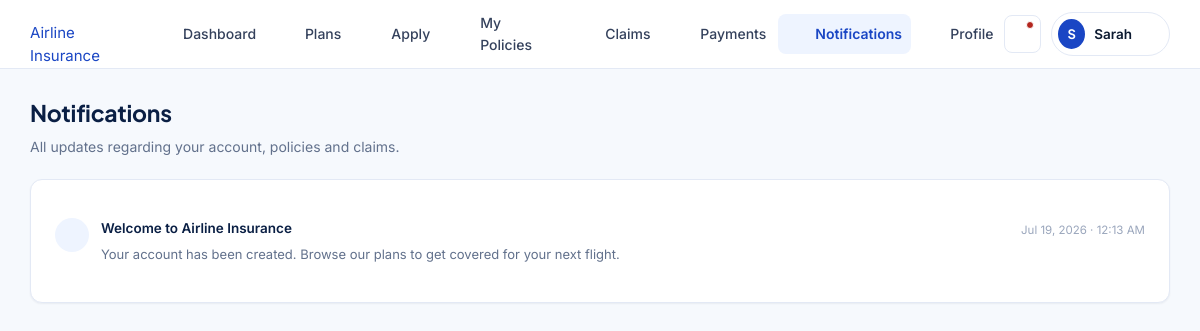
The app's page /customer/notifications.php (signed in) with its own data.
### tables this page shows
CREATE TABLE users (
    id INT AUTO_INCREMENT PRIMARY KEY,
    full_name VARCHAR(100) NOT NULL,
    email VARCHAR(150) NOT NULL UNIQUE,
    phone VARCHAR(20) DEFAULT NULL,
    password_hash VARCHAR(255) NOT NULL,
    role ENUM('customer','admin') NOT NULL DEFAULT 'customer',
    status ENUM('active','suspended') NOT NULL DEFAULT 'active',
    failed_attempts INT NOT NULL DEFAULT 0,
    locked_until DATETIME DEFAULT NULL,
    last_login DATETIME DEFAULT NULL,
    created_at TIMESTAMP DEFAULT CURRENT_TIMESTAMP,
    updated_at TIMESTAMP DEFAULT CURRENT_TIMESTAMP ON UPDATE CURRENT_TIMESTAMP
);

CREATE TABLE notifications (
    id INT AUTO_INCREMENT PRIMARY KEY,
    user_id INT NOT NULL,
    title VARCHAR(150) NOT NULL,
    message TEXT NOT NULL,
    is_read TINYINT(1) NOT NULL DEFAULT 0,
    created_at TIMESTAMP DEFAULT CURRENT_TIMESTAMP,
    FOREIGN KEY (user_id) REFERENCES users(id) ON DELETE CASCADE
);

### includes/auth.php (called while the page is built, shortened)
<?php
require_once __DIR__.'/../config/database.php';
function is_logged_in(){ return !empty($_SESSION['uid']); }
function current_uid(){ return isset($_SESSION['uid'])?(int)$_SESSION['uid']:null; }
function current_user(){
    $s=db()->prepare('SELECT id,full_name,email,phone,role,status,last_login,created_at FROM users WHERE id=? LIMIT 1');
    $s->execute(array(current_uid())); $u=$s->fetch(); return $u;
}

### config/database.php (called while the page is built, shortened)
<?php
function db(){
    static $pdo=null;
    if($pdo instanceof PDO) return $pdo;
    $dsn='mysql:host='.DB_HOST.';dbname='.DB_NAME.';charset='.DB_CHARSET;
    try{
        $pdo=new PDO($dsn,DB_USER,DB_PASS,array(
            PDO::ATTR_ERRMODE=>PDO::ERRMODE_EXCEPTION,
            PDO::ATTR_DEFAULT_FETCH_MODE=>PDO::FETCH_ASSOC,
            PDO::ATTR_EMULATE_PREPARES=>false));
    }catch(PDOException $e){
        error_log('DB connect failed: '.$e->getMessage());
        http_response_code(500);
        die('<!DOCTYPE html><html><head><title>DB Error</title><style>body{font-family:Arial,sans-serif;background:#f4f7fc;display:flex;align-items:center;justify-content:center;height:100vh;margin:0}.box{text-align:center;padding:40px;background:#fff;border-radius:12px;max-width:460px;box-shadow:0 4px 20px rgba(0,0,0,.08)}h2{color:#0a1f44}p{color:#62718c}</style></head><body><div class="box"><h2>Database Unavailable</h2><p>Please ensure MySQL is running in XAMPP and that you have imported <code>database/schema.sql</code> into phpMyAdmin.</p></div></body></html>');
    }
    return $pdo;
}

### includes/functions.php (called while the page is built, shortened)
<?php
function e($v){ return htmlspecialchars((string)$v,ENT_QUOTES,'UTF-8'); }
function format_date($d,$f='M j, Y'){
    $ts=is_numeric($d)?(int)$d:strtotime($d);
    return $ts?date($f,$ts):'—';
}
function unread_count($uid){
    $s=db()->prepare('SELECT COUNT(*) FROM notifications WHERE user_id=? AND is_read=0');
    $s->execute(array($uid));
    return (int)$s->fetchColumn();
}

### customer/notifications.php (the view, shortened to what this page needs)
<?php
require_once __DIR__.'/../includes/customer_layout.php';
$pageTitle='Notifications'; $pdo=db(); $uid=current_uid();
$pdo->prepare('UPDATE notifications SET is_read=1 WHERE user_id=?')->execute(array($uid));
$notifs=$pdo->prepare('SELECT * FROM notifications WHERE user_id=? ORDER BY created_at DESC');
$notifs->execute(array($uid)); $notifs=$notifs->fetchAll();
render_customer_header('notifications');
?>
<div class="page-head"><div><h2>Notifications</h2><p>All updates regarding your account, policies and claims.</p></div></div>
<?php if(empty($notifs)): ?>
<div class="card"><div class="empty-state"><?=icon('bell')?><h3>No notifications</h3><p>You are all caught up.</p></div></div>
<?php else: ?>
<div class="card card-pad">
<?php foreach($notifs as $n): ?>
<div class="notif-item">
  <div class="ni-ico"><?=icon('bell')?></div>
  <div style="flex:1;min-width:0">
    <div style="display:flex;align-items:flex-start;justify-content:space-between;gap:12px">
      <div class="ni-title"><?=e($n['title'])?></div>
      <div class="ni-time" style="white-space:nowrap"><?=format_date($n['created_at'],'M j, Y · g:i A')?></div>
    </div>
    <div class="ni-msg" style="margin-top:4px"><?=e($n['message'])?></div>
  </div>
</div>
<?php endforeach; ?>
</div>
<?php endif; ?>
<?php render_customer_footer(); ?>

### includes/customer_layout.php (shortened to what this page needs)
<?php
function render_customer_header($active='dashboard'){
    $u=current_user();
    $initials=strtoupper(substr($u['full_name'],0,1));
    $uc=unread_count($u['id']);
    $bu=BASE_URL;
    echo '<!DOCTYPE html>
<html lang="en">
<head>
<meta charset="UTF-8"><meta name="viewport" content="width=device-width,initial-scale=1">
<title>'.htmlspecialchars($GLOBALS['pageTitle']??'Dashboard',ENT_QUOTES).' — Airline Insurance</title>
<link rel="preconnect" href="https://fonts.googleapis.com">
<link href="https://fonts.googleapis.com/css2?family=Plus+Jakarta+Sans:wght@400;600;700&family=Inter:wght@400;500;600&display=swap" rel="stylesheet">
<link rel="stylesheet" href="'.$bu.'/assets/css/style.css">
<link rel="stylesheet" href="'.$bu.'/assets/css/customer.css">
</head>
<body>';
    $navLinks=array(
        'dashboard'=>array('icon'=>'home','label'=>'Dashboard','href'=>$bu.'/customer/dashboard.php'),
        'plans'=>array('icon'=>'briefcase','label'=>'Plans','href'=>$bu.'/customer/plans.php'),
        'apply'=>array('icon'=>'file-text','label'=>'Apply','href'=>$bu.'/customer/apply.php'),
        'policies'=>array('icon'=>'shield','label'=>'My Policies','href'=>$bu.'/customer/policies.php'),
        'claims'=>array('icon'=>'alert-triangle','label'=>'Claims','href'=>$bu.'/customer/claims.php'),
        'payments'=>array('icon'=>'credit-card','label'=>'Payments','href'=>$bu.'/customer/payments.php'),
        'notifications'=>array('icon'=>'bell','label'=>'Notifications','href'=>$bu.'/customer/notifications.php'),
        'profile'=>array('icon'=>'user','label'=>'Profile','href'=>$bu.'/customer/profile.php'),
    );
    echo '<div class="nav-overlay" id="nav-overlay"></div>
<header class="cust-topbar">
  <div class="topbar-inner">
    <div style="display:flex;align-items:center;gap:14px">
      <button class="ham-btn" id="ham-btn" aria-label="Toggle navigation" aria-expanded="false" aria-controls="cust-nav">'.icon('menu').'</button>
      <a href="'.$bu.'/" class="brand light">'.icon('shield').' Airline Insurance</a>
    </div>
    <nav class="cust-nav" id="cust-nav">';
    foreach($navLinks as $key=>$nl){
        $cls=$key===$active?'active':'';
        echo '<a href="'.htmlspecialchars($nl['href'],ENT_QUOTES).'" class="'.$cls.'">'.icon($nl['icon']).' '.htmlspecialchars($nl['label'],ENT_QUOTES).'</a>';
    }
    echo '</nav>
    <div class="topbar-right">
      <a href="'.$bu.'/customer/notifications.php" class="icon-btn notif-btn" aria-label="Notifications">'.icon('bell').($uc>0?'<span class="ndot"></span>':'').'</a>
      <div class="user-chip" id="user-chip">
        <div class="av">'.htmlspecialchars($initials,ENT_QUOTES).'</div>
        <span class="uname">'.htmlspecialchars(explode(' ',$u['full_name'])[0],ENT_QUOTES).'</span>
        '.icon('chevron-down').'
        <div class="dropdown" id="user-dropdown">
          <a href="'.$bu.'/customer/profile.php">'.icon('user').' Profile</a>
          <a href="'.$bu.'/customer/notifications.php">'.icon('bell').' Notifications'.($uc>0?' <span class="badge badge-active" style="margin-left:auto;padding:2px 7px">'.$uc.'</span>':'').'</a>
          <hr>
          <form method="post" action="'.$bu.'/auth/logout.php" style="margin:0">
            '.csrf_field().'
            <button type="submit">'.icon('logout').' Log Out</button>
          </form>
        </div>
      </div>
    </div>
  </div>
</header>
<main class="cust-main">';
}
function render_customer_footer(){
    echo '</main>';
    echo '<script src="'.BASE_URL.'/assets/js/app.js"></script></body></html>';
}

### includes/icons.php (shortened to what this page needs)
<?php
function icon($name,$cls=''){
    $c='class="icon '.htmlspecialchars($cls,ENT_QUOTES,'UTF-8').'" width="20" height="20" viewBox="0 0 24 24" fill="none" stroke="currentColor" stroke-width="1.8" stroke-linecap="round" stroke-linejoin="round" aria-hidden="true"';
    $body=isset($p[$name])?$p[$name]:$p['info'];
    return '<svg '.$c.'>'.$body.'</svg>';
}

### assets/css/style.css (style rules this page uses)
:root { --white:#fff;--blue-50:#eef4ff;--blue-100:#dde9ff;--blue-200:#b9d1ff; --blue-400:#4d7ef0;--blue-500:#2458e8;--blue-600:#1a46c4;--blue-700:#14379c; --navy-900:#0a1f44;--ink-900:#0c1a30;--ink-700:#34415c;--ink-500:#62718c; --ink-300:#9aa6bc;--line-200:#e3e9f5;--line-100:#eef2fa;--surface:#f6f9fd; --ok-600:#157a5a;--ok-50:#e9f7f1;--warn-600:#9a6b07;--warn-50:#fdf3df; --bad-600:#b3261e;--bad-50:#fdecec; --shadow-sm:0 1px 2px rgba(10,31,68,.06); --shadow-md:0 6px 20px rgba(10,31,68,.08); --shadow-lg:0 16px 40px rgba(10,31,68,.12); --r-sm:8px;--r-md:12px;--r-lg:18px;--r-pill:999px; --font-d:'Plus Jakarta Sans','Segoe UI',Arial,sans-serif; --font-b:'Inter','Segoe UI',Arial,sans-serif; }
* { box-sizing:border-box; }
html { -webkit-text-size-adjust:100%; }
body { margin:0;font-family:var(--font-b);color:var(--ink-900);background:var(--surface);font-size:15px;line-height:1.55;-webkit-font-smoothing:antialiased; }
h1,h2,h3,h4,h5 { font-family:var(--font-d);color:var(--navy-900);margin:0 0 8px;line-height:1.25;letter-spacing:-.01em; }
h2 { font-size:23px;font-weight:700; }
p { margin:0 0 12px;color:var(--ink-700); }
a { color:var(--blue-600);text-decoration:none; }
img,svg { display:block;max-width:100%; }
.icon { flex-shrink:0; }
.page-head { display:flex;align-items:flex-start;justify-content:space-between;gap:16px;flex-wrap:wrap;margin-bottom:22px; }
.page-head p { margin:4px 0 0;color:var(--ink-500);font-size:14px; }
.icon-btn { display:inline-flex;align-items:center;justify-content:center;width:38px;height:38px;border-radius:var(--r-sm);border:1px solid var(--line-200);background:var(--white);color:var(--ink-700);cursor:pointer;transition:background-color .15s,border-color .15s; }
.card { background:var(--white);border:1px solid var(--line-200);border-radius:var(--r-md);box-shadow:var(--shadow-sm); }
.card-pad { padding:24px; }

### assets/css/customer.css (style rules this page uses)
.cust-topbar { background:var(--white);border-bottom:1px solid var(--line-200);position:sticky;top:0;z-index:60; }
.topbar-inner { max-width:1180px;margin:0 auto;padding:0 20px;height:68px;display:flex;align-items:center;justify-content:space-between; }
.topbar-right { display:flex;align-items:center;gap:10px; }
.cust-nav { display:flex;align-items:center;gap:2px; }
.cust-nav a { display:flex;align-items:center;gap:7px;padding:9px 13px;border-radius:var(--r-sm);font-size:14px;font-weight:500;color:var(--ink-700); }
.cust-nav a.active { background:var(--blue-50);color:var(--blue-600);font-weight:600; }
.cust-nav a .icon { width:17px;height:17px; }
.notif-btn { position:relative; }
.notif-btn .ndot { position:absolute;top:5px;right:6px;width:8px;height:8px;border-radius:50%;background:var(--bad-600);border:1.5px solid var(--white); }
.user-chip { display:flex;align-items:center;gap:9px;padding:6px 8px 6px 6px;border-radius:var(--r-pill);border:1px solid var(--line-200);background:var(--white);cursor:pointer;position:relative; }
.user-chip .av { width:30px;height:30px;border-radius:50%;background:var(--blue-600);color:var(--white);display:flex;align-items:center;justify-content:center;font-family:var(--font-d);font-weight:700;font-size:13px; }
.user-chip .uname { font-size:13.5px;font-weight:600;color:var(--ink-900); }
.cust-main { max-width:1180px;margin:0 auto;padding:30px 20px 60px; }
.notif-item { display:flex;gap:12px;padding:14px 0;border-bottom:1px solid var(--line-100); }
.notif-item:last-child { border-bottom:none; }
.ni-ico { width:34px;height:34px;border-radius:50%;background:var(--blue-50);color:var(--blue-600);display:flex;align-items:center;justify-content:center;flex-shrink:0; }
.ni-title { font-size:13.5px;font-weight:600;color:var(--navy-900); }
.ni-msg { font-size:13px;color:var(--ink-500);margin-top:2px; }
.ni-time { font-size:11.5px;color:var(--ink-300);margin-top:4px; }

### records on screen
users: full_name "S", full_name "Sarah"
notifications: title "Welcome to Airline Insurance", created_at "Jul 19, 2026 · 12:13 AM", message "Your account has been created. Browse our plans to get covered for your next flight."

### other values on screen
$nl['label'] "Dashboard"
$nl['label'] "Plans"
$nl['label'] "Apply"
$nl['label'] "My Policies"
$nl['label'] "Claims"
$nl['label'] "Payments"
$nl['label'] "Notifications"
$nl['label'] "Profile"
